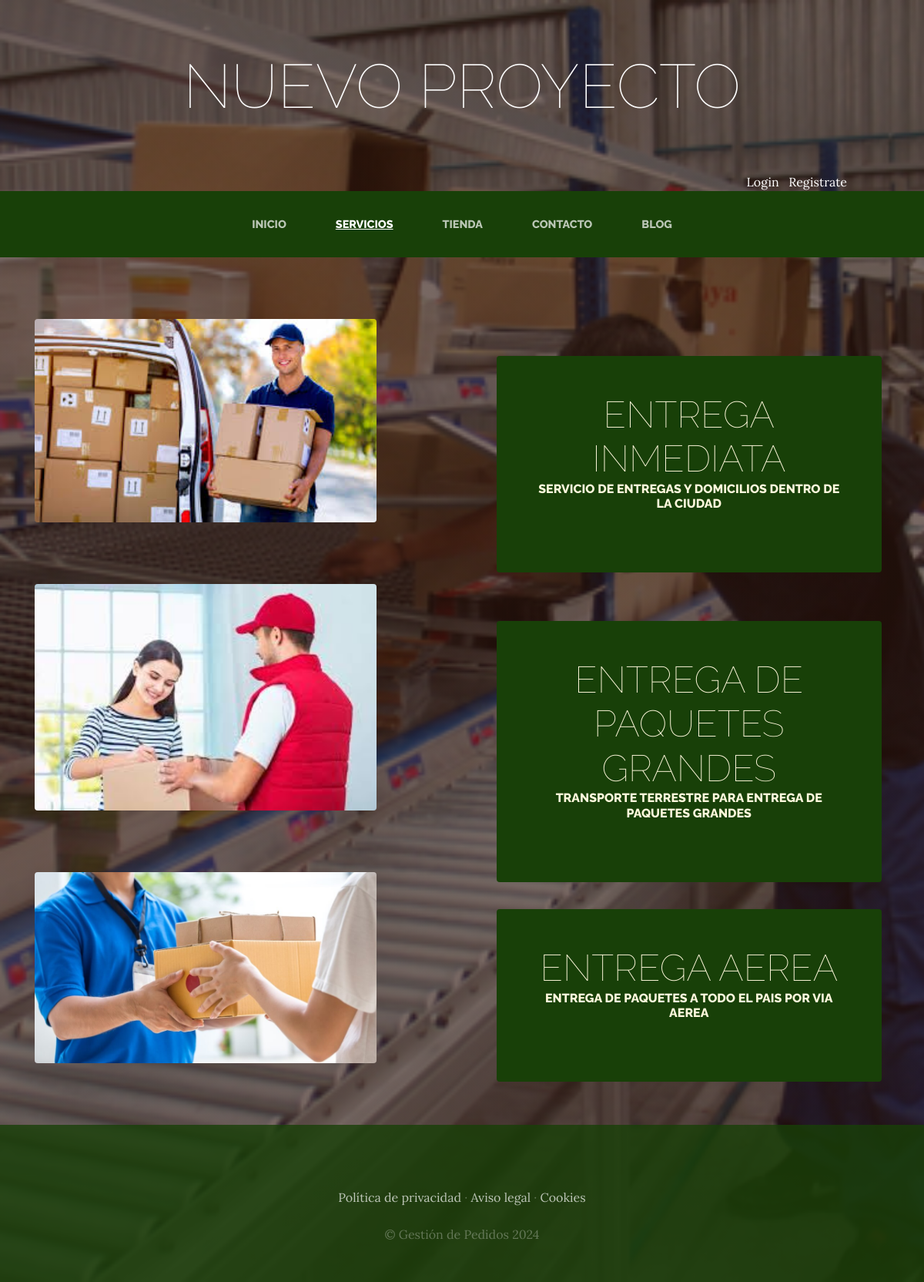
The app's page /servicios/ with its own data.
### servicios/models.py (models this page shows, shortened)
class Servicio(models.Model):
    titulo=models.CharField(max_length=60)
    contenido=models.CharField(max_length=60)
    imagen=models.ImageField(upload_to='servicios')
    created=models.DateTimeField(auto_now=True)
    updated=models.DateTimeField(auto_now=True)
    class Meta:
        verbose_name='servicio'
        verbose_name_plural='servicios'

### servicios/views.py (the view)
# urls.py: path('servicios/', include('servicios.urls')),
def servicios(request):
    servicios=Servicio.objects.all()
    return render(request,"servicios/servicios.html", {"servicios": servicios})

### carrito/context_processor.py (called while the page is built)
def importe_total_carro(request):
    total=0
    if request.user.is_authenticated:
        if "carrito" in request.session:
            for key, value in request.session["carrito"].items():
                total=total+(float(value["precio"])) #*value["cantidad"]
    return {"importe_total_carro":total}

### servicios/templates/servicios/servicios.html
{% extends "ProyectowebApp/base.html" %}
{% load static %}
{% block content %}
    {% for servicio in servicios %}
    <section class="page-section clearfix">
        <div class="container">
          <div class="intro">
            <img class="intro-img img-fluid mb-3 mb-lg-0 rounded" src="{{servicio.imagen.url}}" alt="" style="width: 40%;">
            <div class="intro-text left-0 text-center bg-faded p-5 rounded">
              <h2 class="section-heading mb-4" >
                <span class="section-heading-lower small-text">{{servicio.titulo}}</span>
                <span class="section-heading-upper small-text">{{servicio.contenido}}</span>
              </h2>
            </div>
          </div>
        </div>
      </section>
    {% endfor %}
{% endblock %}

### ProyectowebApp/static/ProyectowebApp/css/gestion.css (style rules this page uses)
body { font-family: 'Lora'; background: linear-gradient(rgba(47, 23, 15, 0.65), rgba(47, 23, 15, 0.65)), url("../img/bg_main.jpg"); background-attachment: fixed; background-position: center; background-size: cover; }
h1, h2, h3, h4, h5, h6 { font-family: 'Raleway'; }
.page-section { margin-top: 5rem; margin-bottom: 5rem; }
.section-heading { text-transform: uppercase; }
.section-heading .section-heading-upper { display: block; font-size: 1rem; font-weight: 800; padding-bottom:.5rem; }
.section-heading .section-heading-lower { display: block; font-size: 3rem; font-weight: 100; }
.bg-faded { background-color: rgba(255, 255, 255, 0.85); }
.intro { position: relative; }
@media (min-width: 992px) { .intro .intro-img { width: 75%; float: left; } }
@media (min-width: 992px) { .intro .intro-text { left: 600; width: 60%; margin-top: 3rem; background-color: rgba(24, 64, 8); color: cornsilk; position: absolute; } }
@media (min-width: 1200px) { .intro .intro-text { width: 45%; } }

### records on screen
Servicio: imagen (picture), titulo "ENTREGA INMEDIATA", contenido "SERVICIO DE ENTREGAS Y DOMICILIOS DENTRO DE LA CIUDAD"
Servicio: imagen (picture), titulo "ENTREGA DE PAQUETES GRANDES", contenido "TRANSPORTE TERRESTRE PARA ENTREGA DE PAQUETES GRANDES"
Servicio: imagen (picture), titulo "ENTREGA AEREA", contenido "ENTREGA DE PAQUETES A TODO EL PAIS POR VIA AEREA"
